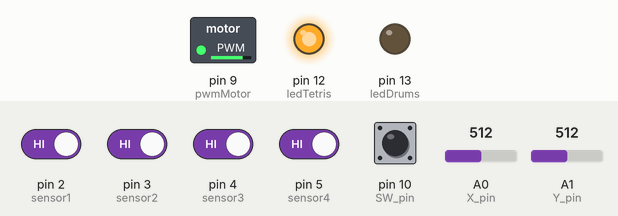
Simulated run of this sketch. Board: Arduino Uno, built with avr-gcc and run on an emulated ATmega328P. On the bench: switched loads named in the sketch (green lamp = pin HIGH), output pins drawn as LEDs (lit = HIGH). Dashed ring = blinking. The inputs (shaded band) are chosen by the test bench; at power-on: pin 2 (sensor1), pin 3 (sensor2), pin 4 (sensor3), pin 5 (sensor4), pin 10 (SW_pin) HIGH, A0 (X_pin) = 512, A1 (Y_pin) = 512. MIDI output is not drawn.

Above: at 1.2 s.
1.3 s: A0 (X_pin) set to 269
2.8 s: A0 (X_pin) set to 249
At 3.6 s:
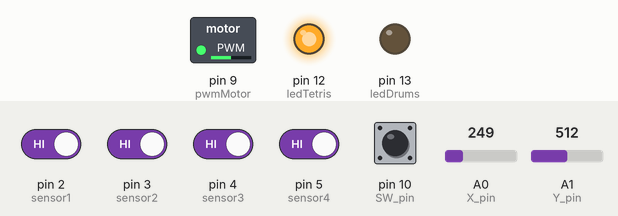
4.3 s: pin 2 (sensor1) driven LOW
At 5.2 s:
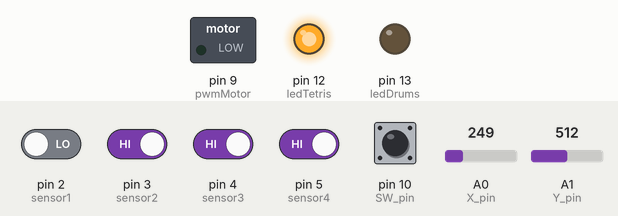
7.3 s: A0 (X_pin) set to 900
At 7.7 s:
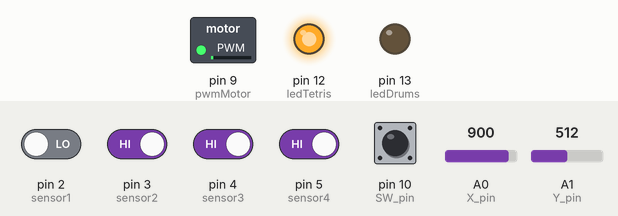
10.3 s: A0 (X_pin) set to 789
13.3 s: A0 (X_pin) set to 760
At 13.9 s:
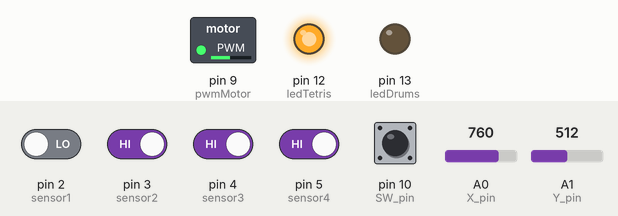
Timing chart, 0 to 15.8 s (numbered marks = the images above; inputs shaded):
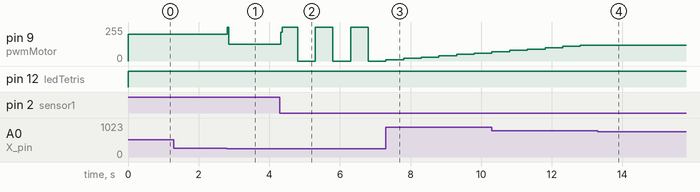

The sketch:

MPP_Full.ino
```cpp
#include <MIDI.h>

// MIDI commands 128->255: 10000000 -> 11111111: Most Significant 4 bits = commands, LS = channels
// MIDI databytes 0->127:  00000000 -> 01111111

// Hall effect sensors  (0 = magnet present, 1 = magnet not present)
int sensor1 = 2;        // digital pin
int sensor2 = 3;        // digital pin
int sensor3 = 4;        // digital pin
int sensor4 = 5;        // digital pin

// leds to show which mode is on
int ledTetris = 12;
int ledDrums = 13;

//Joystick pins
const int SW_pin = 10;  // digital pin connected to switch output
const int X_pin = 0;    // analog pin connected to X output
const int Y_pin = 1;    // analog pin connected to Y output

// MIDI control
int velocity = 127;     // 00000000 -> 01111111 (default 0)
int noteOn = 144;       // 10010000, note on command
int noteOff = 128;      // 10000000, note off command

//4 bit Note mode MIDI channel
int channel = 1;        // number of MIDI channel (16 total)

//Drum mode MIDI channels
int channel2 = 2;       // number of MIDI channel (16 total)
int channel3 = 3;       // number of MIDI channel (16 total)
int channel4 = 4;       // number of MIDI channel (16 total)
int channel5 = 5;       // number of MIDI channel (16 total)

// Motor control
int pwmMotor = 9;       // pwm pin ~D9
int motorSpeed = 200;

// Other vars for correct notes combinations
int num;                // binary combination of sensor values
boolean mode = true;    // TRUE = 4 bit note mode, FALSE = drum mode

int counter;

int previousNum = 0;
int previousNote = 0;
int currentNote = 0;

struct MySettings : public midi::DefaultSettings
{
  static const long BaudRate = 9600;
};
MIDI_CREATE_CUSTOM_INSTANCE(HardwareSerial, Serial, MIDI, MySettings);

void setup() {
  MIDI.begin();
  pinMode(sensor1,  INPUT);
  pinMode(sensor2,  INPUT);
  pinMode(sensor3,  INPUT);
  pinMode(sensor4,  INPUT);
  pinMode(pwmMotor, OUTPUT);
  pinMode(SW_pin,INPUT_PULLUP);
  pinMode(X_pin,INPUT);
  pinMode(Y_pin,INPUT);
  pinMode(ledTetris, OUTPUT);
  pinMode(ledDrums, OUTPUT);

  mode = true;

  // turn on motor
  motorControl();
}

void loop() {
  // create a number from 0-15
  num = digitalRead(sensor1) + 2*(digitalRead(sensor2)) + 4*(digitalRead(sensor3)) + 8*(digitalRead(sensor4));

  joystick();                //calling the joystick function
  motorControl();            //change motor speed

    // determining which note to play and sending appropriate MIDI message
    if(mode==true){
      digitalWrite(ledTetris, HIGH);
      digitalWrite(ledDrums, LOW);
        switch (num)
        {
          case 14:
            MIDI.sendNoteOn(60, velocity, channel);  // Turn the note on.
            delay(500);                              // Wait 500 milliseconds.
            MIDI.sendNoteOff(60, velocity, channel); // Turn the note off.
            break;
          case 13:
            MIDI.sendNoteOn(62, velocity, channel);  // Turn the note on.
            delay(500);                              // Wait 500 milliseconds.
            MIDI.sendNoteOff(62, velocity, channel); // Turn the note off.
            break;
          case 12:
            MIDI.sendNoteOn(64, velocity, channel);  // Turn the note on.
            delay(500);                              // Wait 500 milliseconds.
            MIDI.sendNoteOff(64, velocity, channel); // Turn the note off.
            break;
          case 11:
            MIDI.sendNoteOn(65, velocity, channel);  // Turn the note on.
            delay(500);                              // Wait 500 milliseconds.
            MIDI.sendNoteOff(65, velocity, channel); // Turn the note off.
            break;
          case 10:
            MIDI.sendNoteOn(67, velocity, channel);  // Turn the note on.
            delay(500);                              // Wait 500 milliseconds.
            MIDI.sendNoteOff(67, velocity, channel); // Turn the note off.
            break;
          case 9:
            MIDI.sendNoteOn(69, velocity, channel);  // Turn the note on.
            delay(500);                              // Wait 500 milliseconds.
            MIDI.sendNoteOff(69, velocity, channel); // Turn the note off.
            break;
          case 8:
            MIDI.sendNoteOn(71, velocity, channel);  // Turn the note on.
            delay(500);                              // Wait 500 milliseconds.
            MIDI.sendNoteOff(71, velocity, channel); // Turn the note off.
            break;
          case 7:
            MIDI.sendNoteOn(72, velocity, channel);  // Turn the note on.
            delay(500);                              // Wait 500 milliseconds.
            MIDI.sendNoteOff(72, velocity, channel); // Turn the note off.
            break;
          case 6:
            MIDI.sendNoteOn(74, velocity, channel);  // Turn the note on.
            delay(500);                              // Wait 500 milliseconds.
            MIDI.sendNoteOff(74, velocity, channel); // Turn the note off.
            break;
          case 5:
            MIDI.sendNoteOn(76, velocity, channel);  // Turn the note on.
            delay(500);                              // Wait 500 milliseconds.
            MIDI.sendNoteOff(76, velocity, channel); // Turn the note off.
            break;
          case 4:
            MIDI.sendNoteOn(77, velocity, channel);  // Turn the note on.
            delay(500);                              // Wait 500 milliseconds.
            MIDI.sendNoteOff(77, velocity, channel); // Turn the note off.
            break;
          case 3:
            MIDI.sendNoteOn(79, velocity, channel);  // Turn the note on.
            delay(500);                              // Wait 500 milliseconds.
            MIDI.sendNoteOff(79, velocity, channel); // Turn the note off.
            break;
          case 2:
            MIDI.sendNoteOn(81, velocity, channel);  // Turn the note on.
            delay(500);                              // Wait 500 milliseconds.
            MIDI.sendNoteOff(81, velocity, channel); // Turn the note off.
            break;
          case 1:
            MIDI.sendNoteOn(83, velocity, channel);  // Turn the note on.
            delay(500);                              // Wait 500 milliseconds.
            MIDI.sendNoteOff(83, velocity, channel); // Turn the note off.
            break;
          case 0:
            MIDI.sendNoteOn(84, velocity, channel);  // Turn the note on.
            delay(500);                              // Wait 500 milliseconds.
            MIDI.sendNoteOff(84, velocity, channel); // Turn the note off.
            break;
        }
    }
    else // The drum kit notes
    {
      digitalWrite(ledTetris, LOW);
      digitalWrite(ledDrums, HIGH);

        if(digitalRead(sensor1)== 0)
        {
           MIDI.sendNoteOn(69, velocity, channel2);  // Turn the note on.
        }
        if(digitalRead(sensor2)== 0)
        {
           MIDI.sendNoteOn(70, velocity, channel3);  // Turn the note on.
        }
        if(digitalRead(sensor3)== 0)
        {
           MIDI.sendNoteOn(71, velocity, channel4);  // Turn the note on.
        }
        if(digitalRead(sensor4)== 0)
        {
          MIDI.sendNoteOn(72, velocity, channel5);  // Turn the note on.
        }

        delay(500);
        MIDI.sendNoteOff(69, velocity, channel2); // Turn the note off.
        MIDI.sendNoteOff(70, velocity, channel3); // Turn the note off.
        MIDI.sendNoteOff(71, velocity, channel4); // Turn the note off.
        MIDI.sendNoteOff(72, velocity, channel5); // Turn the note off.

    }
}

void joystick ()
{
  //Toggles between the two modes
  //Manual debouncer - hold down click button for 3 counts until the mode changes
  if(digitalRead(SW_pin) == 0)
  {
    counter++;
  }
  else
  {
    counter = 0;
  }
  if(counter > 5)
  {
    mode = (!mode);
  }

  //Reads the joystick inputs
  //Code for making the change gradual
  int a=map(analogRead(X_pin),0,1023,0,100);
  int b=map(analogRead(Y_pin),0,1023,0,100);
  if ((a>75)||(motorSpeed<0))
  {
  motorSpeed=motorSpeed+10;
  }
  else if((a<25)||(motorSpeed>255))
  {
    motorSpeed=motorSpeed-10;
  }

  if (b>75||(velocity<0))
  {
    velocity=velocity+10;
  }
  else if(b<25||(velocity>127))
  {
    velocity=velocity-10;
  }

}

void motorControl()
{
  analogWrite(pwmMotor, motorSpeed);
}

void beginTest()
{
  for (int i=60;i<85;i++) // Turns all notes to be used on and off, one by one
  {
    MIDI.sendNoteOn(i,velocity,channel);
    delay(250);
    MIDI.sendNoteOff(i,velocity,channel);
  }
}
```

Measured:
- the behaviour switches between 256 and 255 on A0 (X_pin) (found by bisection; images 0 and 1)
- the behaviour switches between 778 and 777 on A0 (X_pin) (found by bisection; images 3 and 4)
- after the input at 1.3 s, every drawn part: stays the same
- after the input at 2.8 s, pin 9 (pwmMotor): 200/255 → 127/255 at once
- after the input at 4.3 s, pin 9 (pwmMotor): alternates 255/255 for 0.50 s and 0/255 for 0.50 s, starting at once
- after the input at 13.3 s, pin 9 (pwmMotor): stays 120/255 (without the input it goes to 130/255 after 0.01 s)
